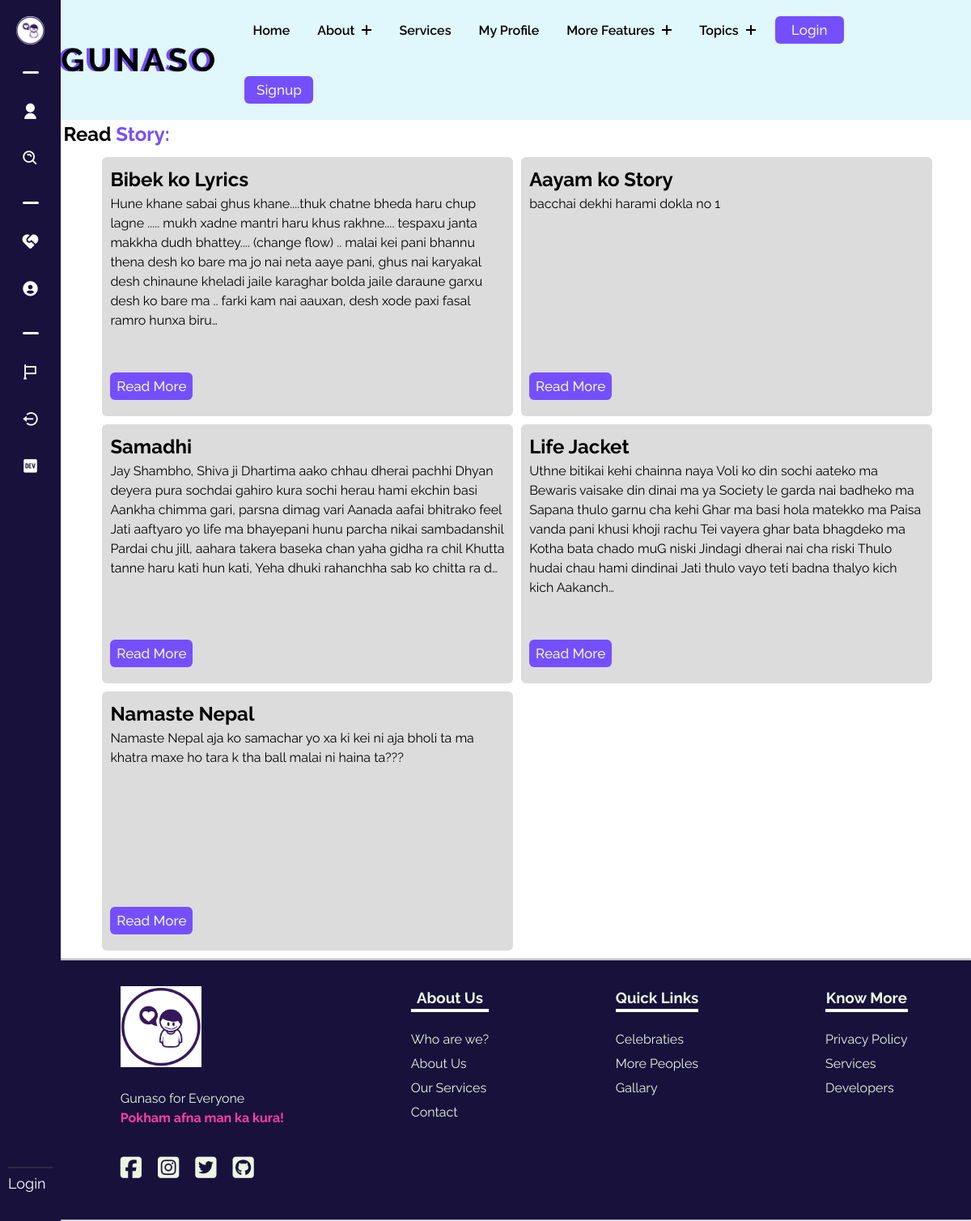
The page /read-story/ on the database its author committed.
### gunasoApp/models.py (models this page shows, shortened)
class Story(models.Model):
    sno = models.AutoField(primary_key=True)
    user = models.ForeignKey(User, on_delete=models.CASCADE)
    slug = models.SlugField(max_length=255, unique=True, blank=True)
    storySubject = models.CharField(max_length = 255, blank=True)
    storyType = models.CharField(max_length = 50, blank=True)
    storyContent = models.TextField(blank=True)

### gunasoApp/views.py (the view)
# urls.py: path('read-story/',views.readstory, name='readstory'),
def readstory(request):
    stories = Story.objects.all()[::-1]
    context = {"stories":stories}
    return render(request, 'readstory.html', context)

### templates/readstory.html (shortened to what this page needs)
{% extends 'base.html' %}
{% load static %}
    {% block base_style%}
    {{ block.super }}
    <link rel="stylesheet" href="{% static 'styles/readstory.css' %}">
    {% endblock base_style%}
    {% block content %}
    <div class="readstorymain">
        <h2>Read <span>Story:</span></h2>
        <div class="flexcontain">
            {% for item in stories %}
            <div class="storycard">
                <h2>{{item.storySubject}}</h2>
                <p>
                    {{item.storyContent|truncatechars:400}}
                </p>
                <div class="forbtn">
                    <a href="/read-story/{{item.slug}}">
                        <button class="copybtn">
                            Read More
                        </button>
                    </a>
                </div>
            </div>
            {% endfor %}
        </div>
    </div>
    {% endblock %}

### static/styles/base.css (style rules this page uses)
:root { --dark: #754ffe; --darkgreen: #379683; --bcolor: #5CDB95; --cooltexr: #4a4b65; --backupgreen: #8EE4AF; --para: #EDF5E1; --mainheading: #FFF; --hotish: #FF3FA4; --skyblue: #525FE1; --footer: #18113c; }
body { line-height: 1.5; font-family: "Raleway", sans-serif; font-weight: 400; background-color: var(--mainheading); }
* { margin: 0; padding: 0; box-sizing: border-box; }
button { cursor: pointer; background-color: #754ffe; font-family: inherit; display: inline-block; width: 5em; height: 2em; line-height: 1.9em; margin: 20px; position: relative; overflow: hidden; border: 2px solid var(--color); transition: color .5s; font-size: 17px; border-radius: 6px; font-weight: 500; color: var(--para); }
button:before { content: ""; position: absolute; z-index: -1; background: var(--skyblue); height: 150px; width: 200px; border-radius: 50%; }
button:before { top: 100%; left: 100%; transition: all .7s; }

### static/styles/readstory.css (style rules this page uses)
* { margin: 0; padding: 0; box-sizing: border-box; scroll-behavior: smooth }
:root { --dark: #754ffe; --darkgreen: #379683; --bcolor: #5CDB95; --cooltexr: #4a4b65; --backupgreen: #8EE4AF; --para: #EDF5E1; --mainheading: #FFF; --hotish: #FF3FA4; --skyblue: #525FE1; --footer: #18113c; }
.copybtn { cursor: pointer; background-color: var(--dark); font-family: inherit; display: inline-block; width: 6em; height: 2em; line-height: 1.9em; margin: 20px 0 10px 0; position: relative; overflow: hidden; border: 2px solid var(--color); transition: color .5s; z-index: 1; font-size: 17px; border-radius: 6px; font-weight: 500; color: var(--para); }
.copybtn:before { content: ""; position: absolute; z-index: -1; background: var(--skyblue); height: 150px; width: 200px; border-radius: 50%; }
.copybtn:before { top: 100%; left: 100%; transition: all .7s; }
.readstorymain { margin-left: 4.9rem; }
.readstorymain span { color: var(--dark); }
.flexcontain { display: grid; gap: 10px; grid-template-columns: repeat(2, 1fr); padding: 10px 3rem; }
.storycard { display: flex; flex-direction: column; justify-content: space-between; padding: 10px; border-radius: 6px; height: 40vh; background-color: gainsboro; }
.forbtn { margin-top: auto; }

### rows shown on the page
Story: storySubject "Bibek ko Lyrics", storyContent "Hune khane sabai ghus khane....thuk chatne bheda haru chup lagne ..... mukh xadne mantri haru khus rakhne.... tespaxu janta makkha dudh bhattey.... (change flow) .. malai kei pani bhannu thena desh ko bare ma jo nai neta aaye pani, ghus nai karyakal desh chinaune kheladi jaile karaghar bolda jaile daraune garxu desh ko bare ma .. farki kam nai aauxan, desh xode paxi fasal ramro hunxa biru…"
Story: storySubject "Aayam ko Story", storyContent "bacchai dekhi harami dokla no 1"
Story: storySubject "Samadhi", storyContent "Jay Shambho, Shiva ji Dhartima aako chhau dherai pachhi Dhyan deyera pura sochdai gahiro kura sochi herau hami ekchin basi Aankha chimma gari, parsna dimag vari Aanada aafai bhitrako feel Jati aaftyaro yo life ma bhayepani hunu parcha nikai sambadanshil Pardai chu jill, aahara takera baseka chan yaha gidha ra chil Khutta tanne haru kati hun kati, Yeha dhuki rahanchha sab ko chitta ra d…"
Story: storySubject "Life Jacket", storyContent "Uthne bitikai kehi chainna naya Voli ko din sochi aateko ma Bewaris vaisake din dinai ma ya Society le garda nai badheko ma Sapana thulo garnu cha kehi Ghar ma basi hola matekko ma Paisa vanda pani khusi khoji rachu Tei vayera ghar bata bhagdeko ma Kotha bata chado muG niski Jindagi dherai nai cha riski Thulo hudai chau hami dindinai Jati thulo vayo teti badna thalyo kich kich Aakanch…"
Story: storySubject "Namaste Nepal", storyContent "Namaste Nepal aja ko samachar yo xa ki kei ni aja bholi ta ma khatra maxe ho tara k tha ball malai ni haina ta???"
